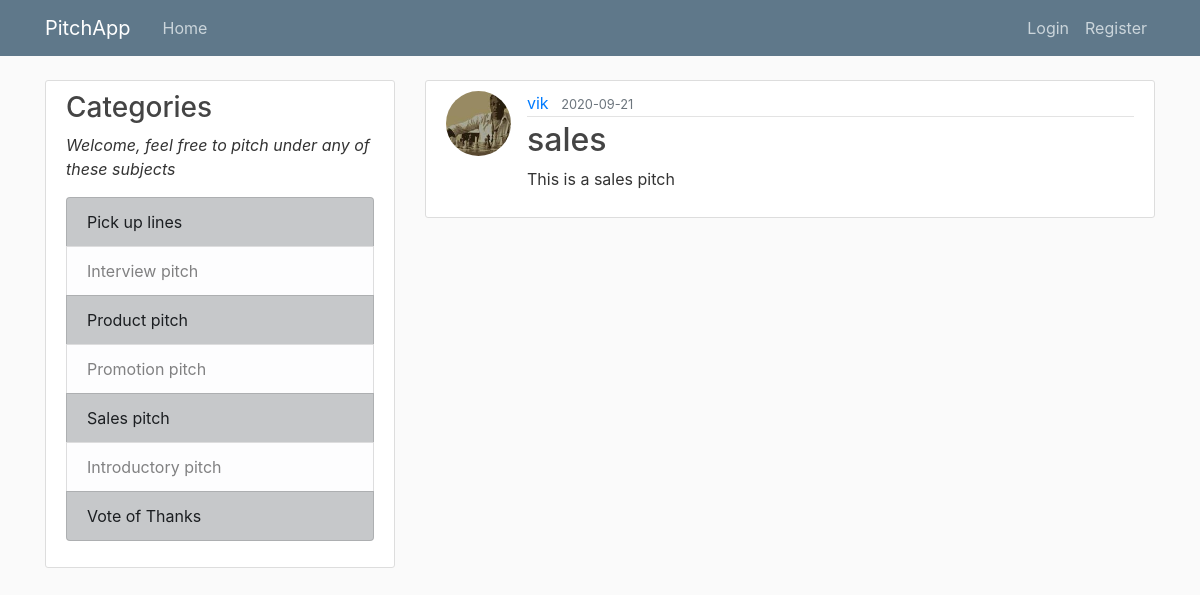
/post/1, run on the app's committed database.
### pitch/models.py (models this page shows, shortened)
class User(db.Model, UserMixin):
    id = db.Column(db.Integer, primary_key=True)
    username = db.Column(db.String(20), unique=True, nullable=False)
    email = db.Column(db.String(120), unique=True, nullable=False)
    image_file = db.Column(db.String(20), nullable=False, default='default.jpg')
    password = db.Column(db.String(60), nullable=False)
    posts = db.relationship('Pitch', backref='author', lazy=True)

class Pitch(db.Model):
    id = db.Column(db.Integer, primary_key=True)
    title = db.Column(db.String(100), nullable=False)
    date_posted = db.Column(db.DateTime, nullable=False, default=datetime.utcnow)
    content = db.Column(db.Text, nullable=False)
    user_id = db.Column(db.Integer, db.ForeignKey('user.id'), nullable=False)

### pitch/routes.py (the view)
@app.route("/post/<int:post_id>")
def post(post_id):
    post = Pitch.query.get_or_404(post_id)
    return render_template('pitch.html', title=post.title, post=post)

### pitch/templates/pitch.html (shortened to what this page needs)
{% extends "layout.html" %}
{% block content %}
  <article class="media content-section">
    <img class="rounded-circle article-img" src="{{ url_for('static', filename='profile_pics/' + post.author.image_file) }}">
    <div class="media-body">
      <div class="article-metadata">
        <a class="mr-2" href="#">{{ post.author.username }}</a>
        <small class="text-muted">{{ post.date_posted.strftime('%Y-%m-%d') }}</small>
      </div>
      <h2 class="article-title">{{ post.title }}</h2>
      <p class="article-content">{{ post.content }}</p>
    </div>
  </article>
{% endblock content %}

### pitch/static/main.css (style rules this page uses)
body { background: #fafafa; color: #333333; margin-top: 5rem; }
h1, h2, h3, h4, h5, h6 { color: #444444; }
.content-section { background: #ffffff; padding: 10px 20px; border: 1px solid #dddddd; border-radius: 3px; margin-bottom: 20px; }
.article-title { color: #444444; }
.article-content { white-space: pre-line; }
.article-img { height: 65px; width: 65px; margin-right: 16px; }
.article-metadata { padding-bottom: 1px; margin-bottom: 4px; border-bottom: 1px solid #e3e3e3 }

### data on the page
User: image_file (picture), author.username "vik"
Pitch: date_posted "2020-09-21", title "sales", content "This is a sales pitch"
